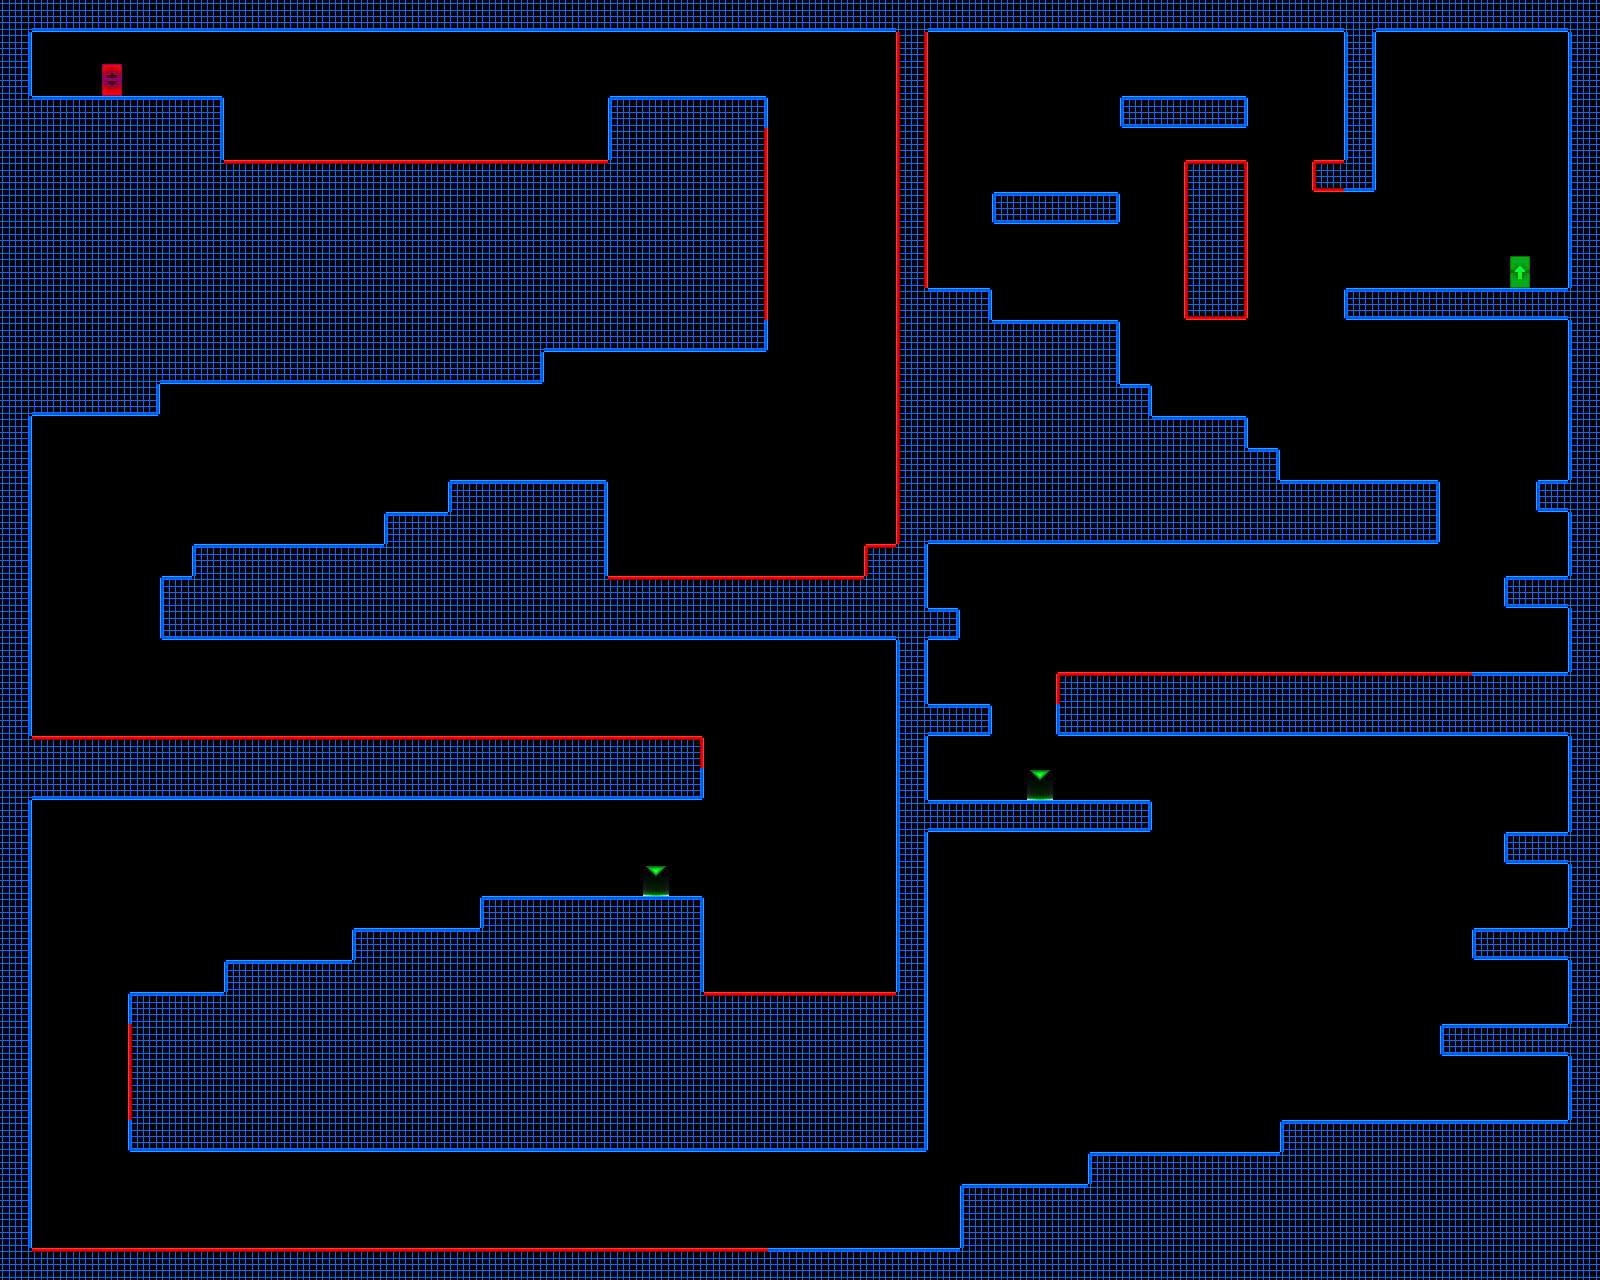

A level layout from a 2D game, rendered from its tile map. Below: a short description, then the map file with tile-grid data replaced by summaries:
An orthogonal 50x40 tile map with 32x32 px tiles, 1 tile layer (Tile Layer 1) and 63 objects.

<map version="1.0" orientation="orthogonal" renderorder="right-down" width="50" height="40" tilewidth="32" tileheight="32" nextobjectid="64">
 <tileset firstgid="1" name="TestTile" tilewidth="32" tileheight="32" tilecount="117">
  <image source="resources/tiles/TestTile.png" width="416" height="288" />
 </tileset>
 <layer name="Tile Layer 1" width="50" height="40">
  <data>[2000 cells, 883 non-empty, 25 distinct tile ids]</data>
 </layer>
 <objectgroup name="Triggers" visible="0">
  <object id="1" x="96" y="64" width="32" height="32">
   <properties>
    <property name="playerEntrance" value="" />
   </properties>
  </object>
  <object id="2" x="1504" y="256" width="32" height="32">
   <properties>
    <property name="playerExit" value="Level14" />
   </properties>
  </object>
  <object id="3" x="640" y="864" width="32" height="32">
   <properties>
    <property name="CheckPoint" value="1" />
   </properties>
  </object>
  <object id="4" x="1024" y="768" width="32" height="32">
   <properties>
    <property name="CheckPoint" value="1" />
   </properties>
  </object>
  <object id="5" x="224" y="160" width="384" height="32">
   <properties>
    <property name="deadly" value="t" />
   </properties>
  </object>
  <object id="6" x="608" y="576" width="256" height="32">
   <properties>
    <property name="deadly" value="t" />
   </properties>
  </object>
  <object id="7" x="864" y="544" width="32" height="32">
   <properties>
    <property name="deadly" value="tl" />
   </properties>
  </object>
  <object id="8" x="896" y="288" width="32" height="256">
   <properties>
    <property name="deadly" value="l" />
   </properties>
  </object>
  <object id="9" x="896" y="32" width="32" height="256">
   <properties>
    <property name="deadly" value="lr" />
   </properties>
  </object>
  <object id="10" x="736" y="128" width="32" height="192">
   <properties>
    <property name="deadly" value="r" />
   </properties>
  </object>
  <object id="11" x="32" y="736" width="672" height="32">
   <properties>
    <property name="deadly" value="tr" />
   </properties>
  </object>
  <object id="12" x="704" y="992" width="192" height="32">
   <properties>
    <property name="deadly" value="t" />
   </properties>
  </object>
  <object id="13" x="128" y="1024" width="32" height="96">
   <properties>
    <property name="deadly" value="l" />
   </properties>
  </object>
  <object id="14" x="32" y="1248" width="736" height="32">
   <properties>
    <property name="deadly" value="t" />
   </properties>
  </object>
  <object id="15" x="1056" y="672" width="416" height="32">
   <properties>
    <property name="deadly" value="tl" />
   </properties>
  </object>
  <object id="16" x="1184" y="160" width="64" height="160">
   <properties>
    <property name="deadly" value="tblr" />
   </properties>
  </object>
  <object id="17" x="1312" y="160" width="32" height="32">
   <properties>
    <property name="deadly" value="tbl" />
   </properties>
  </object>
  <object id="18" x="32" y="96" width="192" height="64">
   <properties>
    <property name="blocker" value="tr" />
   </properties>
  </object>
  <object id="19" x="0" y="32" width="32" height="1216">
   <properties>
    <property name="blocker" value="r" />
   </properties>
  </object>
  <object id="20" x="32" y="0" width="1536" height="32">
   <properties>
    <property name="blocker" value="b" />
   </properties>
  </object>
  <object id="21" x="608" y="96" width="160" height="32">
   <properties>
    <property name="blocker" value="tlr" />
   </properties>
  </object>
  <object id="22" x="608" y="128" width="32" height="32">
   <properties>
    <property name="blocker" value="l" />
   </properties>
  </object>
  <object id="23" x="544" y="320" width="224" height="32">
   <properties>
    <property name="blocker" value="br" />
   </properties>
  </object>
  <object id="24" x="160" y="352" width="384" height="32">
   <properties>
    <property name="blocker" value="br" />
   </properties>
  </object>
  <object id="25" x="32" y="384" width="128" height="32">
   <properties>
    <property name="blocker" value="br" />
   </properties>
  </object>
  <object id="26" x="448" y="480" width="160" height="96">
   <properties>
    <property name="blocker" value="lrt" />
   </properties>
  </object>
  <object id="27" x="384" y="512" width="64" height="32">
   <properties>
    <property name="blocker" value="tl" />
   </properties>
  </object>
  <object id="28" x="192" y="544" width="192" height="32">
   <properties>
    <property name="blocker" value="tl" />
   </properties>
  </object>
  <object id="29" x="160" y="576" width="32" height="64">
   <properties>
    <property name="blocker" value="tbl" />
   </properties>
  </object>
  <object id="30" x="192" y="608" width="704" height="32">
   <properties>
    <property name="blocker" value="b" />
   </properties>
  </object>
  <object id="31" x="32" y="768" width="672" height="32">
   <properties>
    <property name="blocker" value="br" />
   </properties>
  </object>
  <object id="32" x="896" y="544" width="32" height="576">
   <properties>
    <property name="blocker" value="lr" />
   </properties>
  </object>
  <object id="33" x="128" y="1120" width="800" height="32">
   <properties>
    <property name="blocker" value="blr" />
   </properties>
  </object>
  <object id="34" x="480" y="896" width="224" height="96">
   <properties>
    <property name="blocker" value="tr" />
   </properties>
  </object>
  <object id="35" x="352" y="928" width="128" height="32">
   <properties>
    <property name="blocker" value="tl" />
   </properties>
  </object>
  <object id="36" x="224" y="960" width="128" height="32">
   <properties>
    <property name="blocker" value="tl" />
   </properties>
  </object>
  <object id="37" x="128" y="992" width="96" height="32">
   <properties>
    <property name="blocker" value="tl" />
   </properties>
  </object>
  <object id="38" x="768" y="1248" width="192" height="32">
   <properties>
    <property name="blocker" value="t" />
   </properties>
  </object>
  <object id="39" x="960" y="1184" width="128" height="64">
   <properties>
    <property name="blocker" value="tl" />
   </properties>
  </object>
  <object id="40" x="1088" y="1152" width="192" height="32">
   <properties>
    <property name="blocker" value="tl" />
   </properties>
  </object>
  <object id="41" x="1280" y="1120" width="288" height="32">
   <properties>
    <property name="blocker" value="tl" />
   </properties>
  </object>
  <object id="42" x="1568" y="32" width="32" height="1088">
   <properties>
    <property name="blocker" value="l" />
   </properties>
  </object>
  <object id="43" x="1440" y="1024" width="128" height="32">
   <properties>
    <property name="blocker" value="ltb" />
   </properties>
  </object>
  <object id="44" x="1472" y="928" width="96" height="32">
   <properties>
    <property name="blocker" value="ltb" />
   </properties>
  </object>
  <object id="45" x="1504" y="832" width="64" height="32">
   <properties>
    <property name="blocker" value="ltb" />
   </properties>
  </object>
  <object id="46" x="928" y="800" width="224" height="32">
   <properties>
    <property name="blocker" value="rtb" />
   </properties>
  </object>
  <object id="47" x="928" y="704" width="64" height="32">
   <properties>
    <property name="blocker" value="ltb" />
   </properties>
  </object>
  <object id="48" x="928" y="608" width="32" height="32">
   <properties>
    <property name="blocker" value="ltb" />
   </properties>
  </object>
  <object id="49" x="1504" y="576" width="64" height="32">
   <properties>
    <property name="blocker" value="ltb" />
   </properties>
  </object>
  <object id="50" x="1536" y="480" width="32" height="32">
   <properties>
    <property name="blocker" value="ltb" />
   </properties>
  </object>
  </objectgroup>
</map>
<!-- 13 of 63 objects omitted -->
